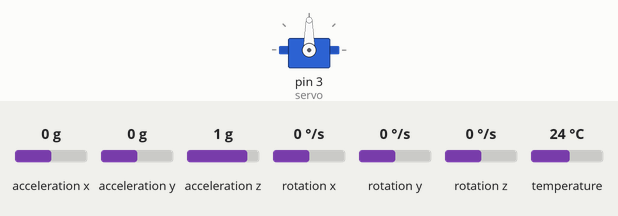
The program below on a simulated Arduino Uno, built with avr-gcc and run on an emulated ATmega328P. Parts: servo. Inputs (shaded band) come from the test bench; at power-on: acceleration y 0 g, acceleration x 0 g, acceleration z 1 g, rotation x 0 °/s, rotation y 0 °/s, rotation z 0 °/s, temperature 24 °C.

Above: at 2.5 s.
2.6 s: acceleration y set to -1.4 g
At 3.8 s:
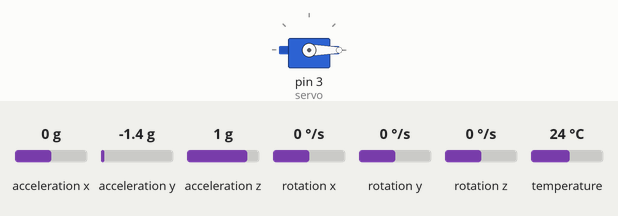
4.1 s: acceleration y set to -0.8 g
At 5.2 s:
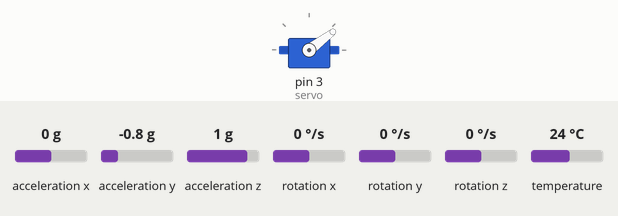
5.6 s: acceleration y set to 0.8 g
At 6.2 s:
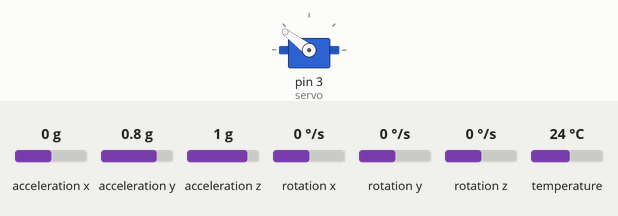
7.1 s: acceleration y set to 1.4 g
At 7.6 s:
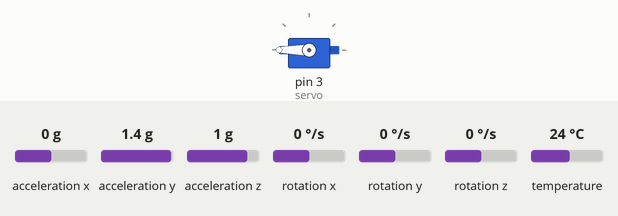
8.6 s: acceleration y set to 0 g
At 9.7 s:
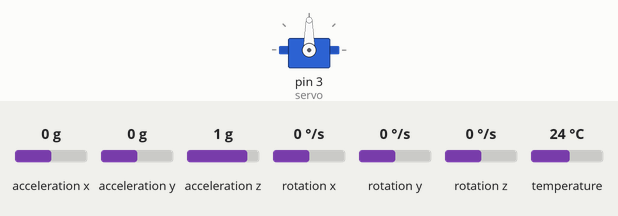
Timing chart, 0 to 11.1 s (numbered marks = the images above; inputs shaded):
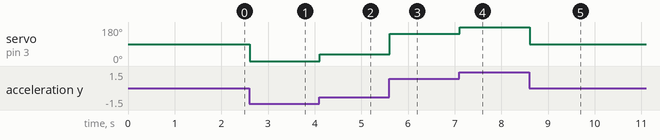

The program:

main.cpp
```cpp
#include <Arduino.h>
#include "gyro.h"
#include "seat.h"

void setup() {
    initializeMPU6050();
    calibrateAccelerometer();
    servo_int();
}

void loop() {
    adjustSeatAngle(getYAngle());
    delay(10);
}
```

gyro.h
```cpp
#pragma once

#include <Adafruit_MPU6050.h>
#include <Adafruit_Sensor.h>
#include <Wire.h>

Adafruit_MPU6050 mpu;

// Variables to store accelerometer calibration offsets
float accelOffsetX = 0.0;
float accelOffsetY = 0.0;
float accelOffsetZ = 0.0;

inline void initializeMPU6050()
{
  if (!mpu.begin())
  {
    Serial.println("Failed to find MPU6050 chip");
    while (1)
      delay(10);
  }
  // set accelerometer range to +-8G
  mpu.setAccelerometerRange(MPU6050_RANGE_8_G);

  // set gyro range to +-250 deg/s
  mpu.setGyroRange(MPU6050_RANGE_250_DEG);

  // set filter bandwidth to 44 Hz
  mpu.setFilterBandwidth(MPU6050_BAND_44_HZ);

  delay(100);
}

inline void calibrateAccelerometer()
{
  float sumX = 0.0;
  float sumY = 0.0;
  float sumZ = 0.0;
  const int numReadings = 100;

  for (int i = 0; i < numReadings; i++)
  {
    sensors_event_t a, g, temp;
    mpu.getEvent(&a, &g, &temp);
    sumX += a.acceleration.x;
    sumY += a.acceleration.y;
    sumZ += a.acceleration.z;
    delay(10);
  }

  accelOffsetX = sumX / numReadings;
  accelOffsetY = sumY / numReadings;
  accelOffsetZ = sumZ / numReadings;

  // Adjust Z offset to account for gravity
  accelOffsetZ -= 9.81; // Subtract gravitational acceleration (m/s^2)
}

inline int getYAngle()
{
  sensors_event_t a, g, temp;
  mpu.getEvent(&a, &g, &temp);

  // Apply calibration offset to Y
  a.acceleration.y -= accelOffsetY;

  // Make sure that the absolute value doesn't exceed 9.81 (g) to avoid asin domain errors.
  float normalizedY = constrain(a.acceleration.y, -9.81, 9.81) / 9.81;
  float angleY = asin(normalizedY) * 180.0 / PI;
  return static_cast<int>(angleY);
}
```

seat.h
```cpp
//! Note: This is just a simulation of the seat rotation mechanism.
#pragma once

#include <Servo.h>
Servo servo;

inline void servo_int()
{
    servo.attach(3);
    servo.write(90);
}

inline void adjustSeatAngle(float yAngle)
{
    // Map the yAngle angle to the servo's range (0 to 180 degrees)
    int servoPosition = map(yAngle, -90, 90, 0, 180);
    // Serial.print("Pitch: ");
    // Serial.print(-yAngle);
    // Serial.print(" | Servo Position: ");
    // Serial.println(servoPosition);

    // Ensure the servo position stays within its physical range
    servoPosition = constrain(servoPosition, 0, 180);

    // Set the servo position to maintain the seat at 90 degrees
    servo.write(servoPosition);
}
```

Measured:
- after the input at 2.6 s, servo on pin 3 (servo): 90° → 0° at once
- after the input at 4.1 s, servo on pin 3 (servo): 0° → 37° at once
- after the input at 5.6 s, servo on pin 3 (servo): 37° → 143° at once
- after the input at 7.1 s, servo on pin 3 (servo): 143° → 180° at once
- after the input at 8.6 s, servo on pin 3 (servo): 180° → 90° at once
